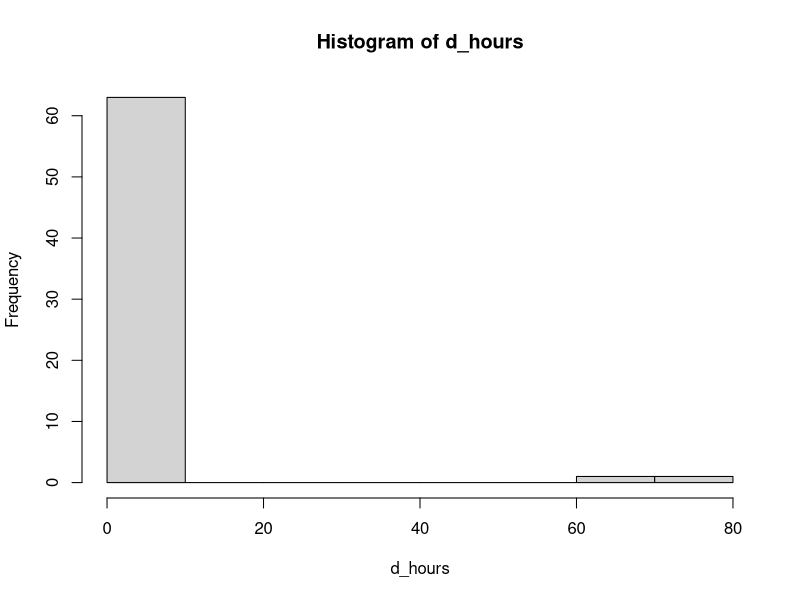

Reproduce this figure in R.
d = read.csv("data/NutNet_ReSurvey_processed_250821.csv")
times = unique(d[,c("date_1", "date_2", "date_3", "date_4")])

d_hours = rep(NA, nrow(times))
for(i in 1:ncol(times)) {
  for(j in 1:ncol(times)) {
    if(i!=j) {
      tmp = abs(difftime(as.Date(times[,i],"%d/%m/%Y"),
                         as.Date(times[,j],"%d/%m/%Y"),
                         units = "days"))
      tmp = abs(as.numeric(tmp))
      ps = !is.na(tmp)
      if(sum(ps)>0) {
        d_hours[ps] = pmax(d_hours[ps], tmp[ps], na.rm=TRUE)
      }
    }
  }
}

d_hours = d_hours[!is.na(d_hours)]
hist(d_hours)
mean(d_hours)
sd(d_hours)
quantile(d_hours, c(0.025, 0.5, 0.975))
